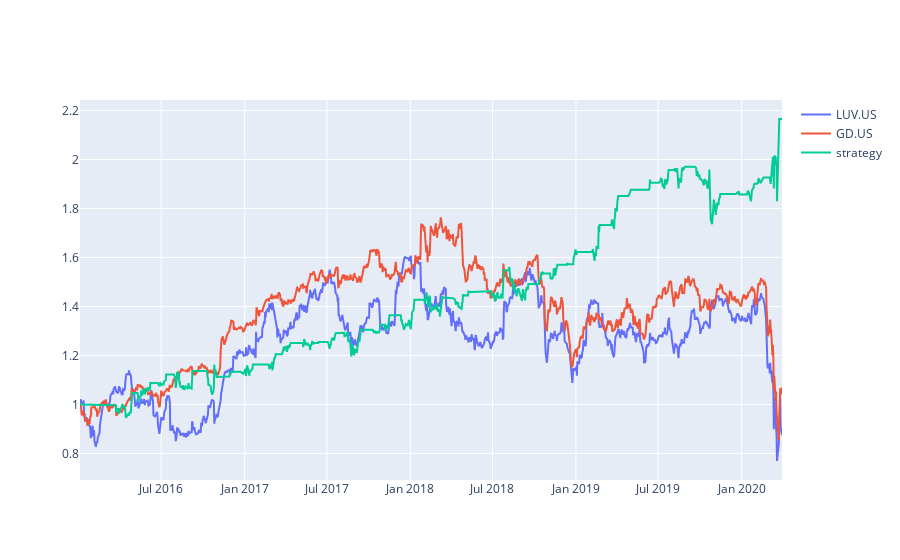

Source (notebook cell):
### Code cell
#print( portfolio['nav'])
normalized_nav = pd.DataFrame(portfolio['nav'])
normalized_nav = normalized_nav.reset_index()
normalized_nav['nav'] = normalized_nav['nav'] / normalized_nav['nav'].iloc[0]
normalized_nav = normalized_nav.set_index('date')
#print(normalized_S1.head(200))


fig = go.Figure()
fig.add_trace(go.Scatter(x=normalized_S1.index, y=normalized_S1,
                    mode='lines',
                    name=chosen[0]))
fig.add_trace(go.Scatter(x=normalized_S1.index, y=normalized_S2,
                    mode='lines',
                    name=chosen[1]))
fig.add_trace(go.Scatter(x=normalized_nav.index, y=normalized_nav['nav'],
                    mode='lines',
                    name='strategy'))

fig.show()

#plt.figure(figsize=(18,9))
#normalized_S1.plot(color='b')
#normalized_nav.plot(color='r')

#x1,x2,y1,y2 = plt.axis()
#plt.axis((x1,x2,min(normalized_S1.min(),normalized_nav.min()),max(normalized_S1.max(),normalized_nav.max())))

### Figure 1 — Plotly figure (JSON) as saved in the notebook; plotly's stock layout.template omitted (floating-point values rounded to 4 significant figures; data arrays with more than 128 entries replaced by an {"elided": "..."} marker saying what was removed)
{"data": [{"mode": "lines", "name": "LUV.US", "type": "scatter", "x": {"elided": "1067 str values"}, "y": {"elided": "1067 float values"}}, {"mode": "lines", "name": "GD.US", "type": "scatter", "x": {"elided": "1067 str values"}, "y": {"elided": "1067 float values"}}, {"mode": "lines", "name": "strategy", "type": "scatter", "x": {"elided": "1103 str values"}, "y": {"elided": "1103 float values"}}], "layout": {}}
